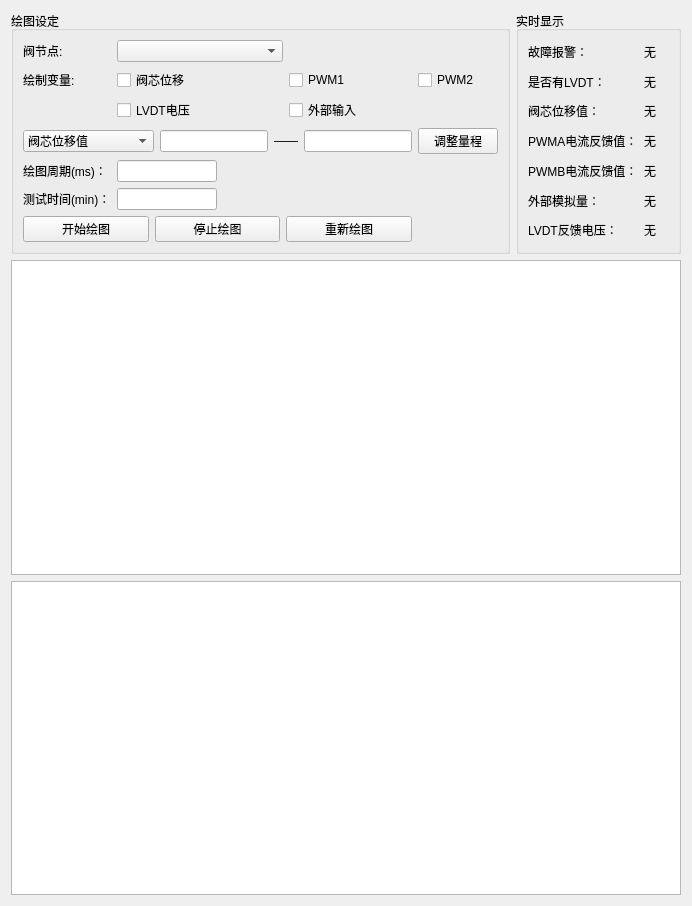
<?xml version="1.0" encoding="UTF-8"?>
<ui version="4.0">
 <class>valve</class>
 <widget class="QWidget" name="valve">
  <property name="geometry">
   <rect>
    <x>0</x>
    <y>0</y>
    <width>692</width>
    <height>906</height>
   </rect>
  </property>
  <property name="windowTitle">
   <string>Form</string>
  </property>
  <layout class="QGridLayout" name="gridLayout_4">
   <item row="0" column="0">
    <widget class="QGroupBox" name="groupBox_7">
     <property name="title">
      <string>绘图设定</string>
     </property>
     <layout class="QGridLayout" name="gridLayout">
      <item row="0" column="0">
       <widget class="QLabel" name="label_28">
        <property name="text">
         <string>阀节点:</string>
        </property>
       </widget>
      </item>
      <item row="0" column="1" colspan="2">
       <widget class="QComboBox" name="comboBox_11"/>
      </item>
      <item row="1" column="0">
       <widget class="QLabel" name="label_29">
        <property name="text">
         <string>绘制变量:</string>
        </property>
       </widget>
      </item>
      <item row="1" column="1" colspan="2">
       <widget class="QCheckBox" name="checkBox_4">
        <property name="text">
         <string>阀芯位移</string>
        </property>
       </widget>
      </item>
      <item row="1" column="3">
       <widget class="QCheckBox" name="checkBox_5">
        <property name="text">
         <string>PWM1</string>
        </property>
       </widget>
      </item>
      <item row="1" column="4">
       <widget class="QCheckBox" name="checkBox_6">
        <property name="text">
         <string>PWM2</string>
        </property>
       </widget>
      </item>
      <item row="2" column="1" colspan="2">
       <widget class="QCheckBox" name="checkBox_9">
        <property name="text">
         <string>LVDT电压</string>
        </property>
       </widget>
      </item>
      <item row="2" column="3">
       <widget class="QCheckBox" name="checkBox_7">
        <property name="text">
         <string>外部输入</string>
        </property>
       </widget>
      </item>
      <item row="3" column="0" colspan="2">
       <widget class="QComboBox" name="comboBox">
        <item>
         <property name="text">
          <string>阀芯位移值</string>
         </property>
        </item>
        <item>
         <property name="text">
          <string>PWMA电流反馈值</string>
         </property>
        </item>
        <item>
         <property name="text">
          <string>PWMB电流反馈值</string>
         </property>
        </item>
        <item>
         <property name="text">
          <string>外部模拟量</string>
         </property>
        </item>
        <item>
         <property name="text">
          <string>LVDT反馈电压</string>
         </property>
        </item>
       </widget>
      </item>
      <item row="3" column="2" colspan="2">
       <layout class="QHBoxLayout" name="horizontalLayout_2">
        <item>
         <widget class="QLineEdit" name="lineEdit_13">
          <property name="text">
           <string/>
          </property>
         </widget>
        </item>
        <item>
         <widget class="QLabel" name="label_18">
          <property name="text">
           <string>——</string>
          </property>
         </widget>
        </item>
        <item>
         <widget class="QLineEdit" name="lineEdit_14">
          <property name="text">
           <string/>
          </property>
         </widget>
        </item>
       </layout>
      </item>
      <item row="3" column="4">
       <widget class="QPushButton" name="pushButton">
        <property name="text">
         <string>调整量程</string>
        </property>
       </widget>
      </item>
      <item row="4" column="0">
       <widget class="QLabel" name="label">
        <property name="text">
         <string>绘图周期(ms)：</string>
        </property>
       </widget>
      </item>
      <item row="4" column="1" colspan="2">
       <widget class="QLineEdit" name="lineEdit">
        <property name="maximumSize">
         <size>
          <width>100</width>
          <height>16777215</height>
         </size>
        </property>
       </widget>
      </item>
      <item row="5" column="0">
       <widget class="QLabel" name="label_6">
        <property name="text">
         <string>测试时间(min)：</string>
        </property>
       </widget>
      </item>
      <item row="5" column="1" colspan="2">
       <widget class="QLineEdit" name="lineEdit_12">
        <property name="maximumSize">
         <size>
          <width>100</width>
          <height>16777215</height>
         </size>
        </property>
        <property name="text">
         <string/>
        </property>
       </widget>
      </item>
      <item row="6" column="0" colspan="4">
       <layout class="QHBoxLayout" name="horizontalLayout">
        <item>
         <widget class="QPushButton" name="pushButton_14">
          <property name="minimumSize">
           <size>
            <width>100</width>
            <height>0</height>
           </size>
          </property>
          <property name="text">
           <string>开始绘图</string>
          </property>
         </widget>
        </item>
        <item>
         <widget class="QPushButton" name="pushButton_17">
          <property name="minimumSize">
           <size>
            <width>100</width>
            <height>0</height>
           </size>
          </property>
          <property name="text">
           <string>停止绘图</string>
          </property>
         </widget>
        </item>
        <item>
         <widget class="QPushButton" name="pushButton_2">
          <property name="text">
           <string>重新绘图</string>
          </property>
         </widget>
        </item>
       </layout>
      </item>
     </layout>
    </widget>
   </item>
   <item row="0" column="1">
    <widget class="QGroupBox" name="groupBox">
     <property name="title">
      <string>实时显示</string>
     </property>
     <layout class="QGridLayout" name="gridLayout_3">
      <item row="0" column="0">
       <layout class="QGridLayout" name="gridLayout_2">
        <item row="0" column="0">
         <widget class="QLabel" name="label_2">
          <property name="text">
           <string>故障报警：</string>
          </property>
         </widget>
        </item>
        <item row="0" column="1">
         <widget class="QLabel" name="label_3">
          <property name="text">
           <string>无</string>
          </property>
         </widget>
        </item>
        <item row="1" column="0">
         <widget class="QLabel" name="label_4">
          <property name="text">
           <string>是否有LVDT：</string>
          </property>
         </widget>
        </item>
        <item row="1" column="1">
         <widget class="QLabel" name="label_5">
          <property name="text">
           <string>无</string>
          </property>
         </widget>
        </item>
        <item row="2" column="0">
         <widget class="QLabel" name="label_7">
          <property name="text">
           <string>阀芯位移值：</string>
          </property>
         </widget>
        </item>
        <item row="2" column="1">
         <widget class="QLabel" name="label_12">
          <property name="text">
           <string>无</string>
          </property>
         </widget>
        </item>
        <item row="3" column="0">
         <widget class="QLabel" name="label_8">
          <property name="text">
           <string>PWMA电流反馈值：</string>
          </property>
         </widget>
        </item>
        <item row="3" column="1">
         <widget class="QLabel" name="label_13">
          <property name="text">
           <string>无</string>
          </property>
         </widget>
        </item>
        <item row="4" column="0">
         <widget class="QLabel" name="label_9">
          <property name="text">
           <string>PWMB电流反馈值：</string>
          </property>
         </widget>
        </item>
        <item row="4" column="1">
         <widget class="QLabel" name="label_14">
          <property name="text">
           <string>无</string>
          </property>
         </widget>
        </item>
        <item row="5" column="0">
         <widget class="QLabel" name="label_10">
          <property name="text">
           <string>外部模拟量：</string>
          </property>
         </widget>
        </item>
        <item row="5" column="1">
         <widget class="QLabel" name="label_15">
          <property name="text">
           <string>无</string>
          </property>
         </widget>
        </item>
        <item row="6" column="0">
         <widget class="QLabel" name="label_11">
          <property name="text">
           <string>LVDT反馈电压：</string>
          </property>
         </widget>
        </item>
        <item row="6" column="1">
         <widget class="QLabel" name="label_16">
          <property name="text">
           <string>无</string>
          </property>
         </widget>
        </item>
       </layout>
      </item>
     </layout>
    </widget>
   </item>
   <item row="1" column="0" colspan="2">
    <widget class="QChartView" name="graphicsView">
     <property name="styleSheet">
      <string notr="true"/>
     </property>
    </widget>
   </item>
   <item row="2" column="0" colspan="2">
    <widget class="QChartView" name="graphicsView_2">
     <property name="styleSheet">
      <string notr="true"/>
     </property>
    </widget>
   </item>
  </layout>
 </widget>
 <customwidgets>
  <customwidget>
   <class>QChartView</class>
   <extends>QGraphicsView</extends>
   <header>qchartview.h</header>
  </customwidget>
 </customwidgets>
 <resources/>
 <connections/>
</ui>
